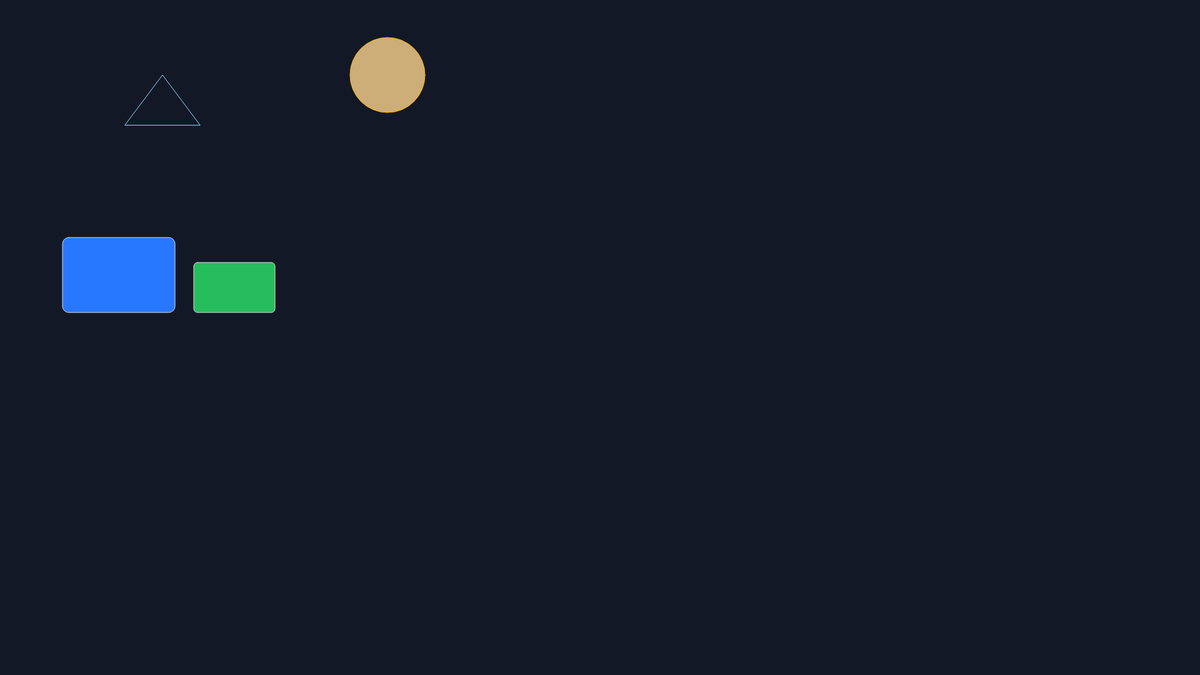
Frame 1 (no input)
Frame 60 (no input): identical to frame 1, image omitted
Frame 120 (the mouse pressed at the canvas centre since frame 60): identical to frame 1, image omitted

The p5.js sketch that drew this single still picture (run headless with seeded random() and noise() and a simulated clock; from frame 60 on, the mouse is pressed at the canvas centre):

// p5.js sketch
// ── sketch.js
function setup() {
  createCanvas(1920, 1080); // 1080p canvas
  fill(0);              
}

function draw() {
  background(18, 24, 38); // dark blue background

  //rectangle
  stroke(220); // rect 1  with rounded corners
  fill(40, 120, 255); 
  rect(100, 380, 180, 120, 10);
  
  // Iwanted to make the rectangles as one inside another
  //but I couldn't figure it out and made them rounded by accident.
  // I was also thinking is I could add lines to details in a way to make them look 3D

  stroke(220)//rect 2 with rounded corners
  fill(38,189,92)
  rect(310, 420, 130, 80, 6); 

  //ellipse
  stroke(255, 180, 0); 
  fill(205, 174, 120);
  ellipse(620, 120, 120, 120);

  //triangle
  noFill(); 
  stroke(160, 220, 255);
  triangle(200, 200, 260, 120, 320, 200);

}
